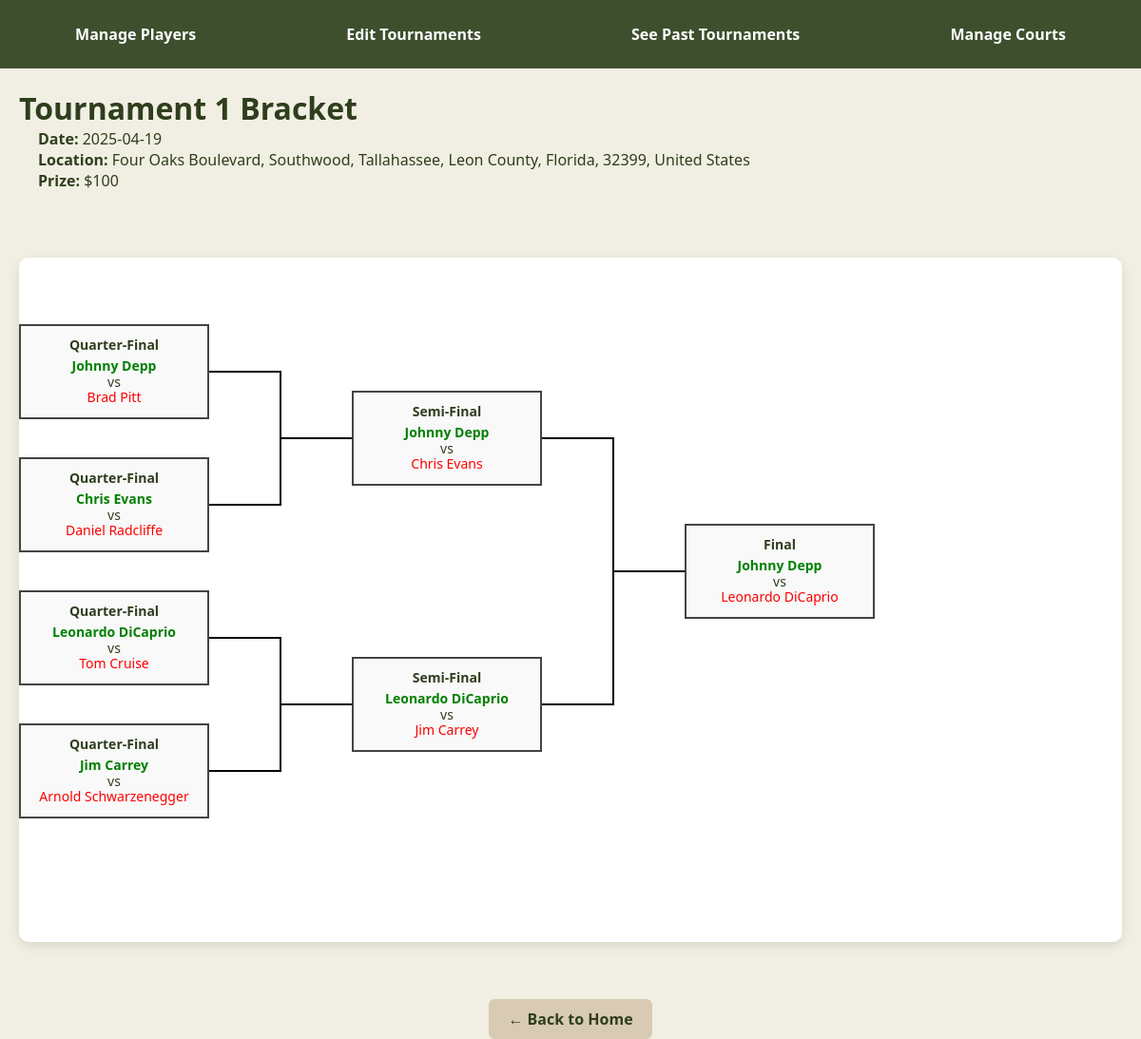
/edit_bracket_done/1, run on the app's committed database.
### tables this page shows
CREATE TABLE TOURNAMENT (
    T_ID INTEGER PRIMARY KEY,
    Date TEXT NOT NULL,
    Type TEXT,
    Prize INTEGER,
    C_ID INTEGER,
    Status TEXT DEFAULT 'active',
    FOREIGN KEY (C_ID) REFERENCES COURT_PARK(C_ID)
);

CREATE TABLE COURT_PARK (
    C_ID INTEGER PRIMARY KEY,
    Name TEXT NOT NULL,
    Address TEXT NOT NULL,
    Open_Time TEXT,
    Latitude REAL,
    Longitude REAL
);

CREATE TABLE PLAYER (
    P_ID INTEGER PRIMARY KEY,
    Name TEXT NOT NULL,
    Age INTEGER,
    Gender TEXT,
    T_ID INTEGER,
    FOREIGN KEY (T_ID) REFERENCES TOURNAMENT(T_ID)
);

### app.py (the view)
@app.route('/edit_bracket_done/<int:tournament_id>')
def edit_bracket_done(tournament_id):
    import math
    conn = get_db_connection()
    cursor = conn.cursor()
    tournament = conn.execute("""
        SELECT T.*, C.Address
        FROM TOURNAMENT T
        JOIN COURT_PARK C ON T.C_ID = C.C_ID
        WHERE T.T_ID = ?
    """, (tournament_id,)).fetchone()
    is_doubles = tournament["Type"][-1] == "D"
    pg_rows = conn.execute("SELECT DISTINCT P_ID FROM PLAYER_GAME WHERE T_ID = ?", (tournament_id,)).fetchall()
    player_ids = [row['P_ID'] for row in pg_rows]
    if player_ids:
        placeholders = ','.join('?' * len(player_ids))
        query = f"SELECT P_ID, Name FROM PLAYER WHERE P_ID IN ({placeholders})"
        player_rows = conn.execute(query, player_ids).fetchall()
        pid_to_name = {row['P_ID']: row['Name'] for row in player_rows}
    else:
        pid_to_name = {}
    games = conn.execute("SELECT * FROM GAME WHERE T_ID = ?", (tournament_id,)).fetchall()
    game_map = {game['G_ID']: dict(game) for game in games}
    pg_rows = conn.execute("SELECT P_ID, G_ID FROM PLAYER_GAME WHERE T_ID = ?", (tournament_id,)).fetchall()
    player_game = {}
    for row in pg_rows:
        player_game.setdefault(row['G_ID'], []).append(row['P_ID'])
    gc_rows = conn.execute("SELECT * FROM GAME_COURT WHERE T_ID = ?", (tournament_id,)).fetchall()
    court_map = {row['G_ID']: row['COURT_NUM'] for row in gc_rows}
    total_players = len(player_ids)
    row = conn.execute("SELECT MAX(Round) as max_round FROM GAME WHERE T_ID = ?", (tournament_id,)).fetchone()
    num_rounds = row["max_round"] if row and row["max_round"] else 1
    bracket_size = 2 ** num_rounds
    bracket_by_round = {}
    def resolve_name(pid, is_first_round):
        return pid_to_name.get(pid, "BYE" if is_first_round else "TBD")
    for g_id, game in game_map.items():
        round_num = game['Round']
        result_pid = game.get('Result')
        p_ids = player_game.get(g_id, [])
        winner = None
        if is_doubles:
            team1 = [resolve_name(pid, round_num == 1) for pid in p_ids[:2]]
            team2 = [resolve_name(pid, round_num == 1) for pid in p_ids[2:]]
            player1 = " & ".join(team1) if team1 else ("BYE" if round_num == 1 else "TBD")
            player2 = " & ".join(team2) if team2 else ("BYE" if round_num == 1 else "TBD")
            if result_pid in p_ids[:2]:
                winner = player1
            elif result_pid in p_ids[2:]:
                winner = player2
        else:
            player1 = resolve_name(p_ids[0], round_num == 1) if len(p_ids) > 0 else ("BYE" if round_num == 1 else "TBD")
            player2 = resolve_name(p_ids[1], round_num == 1) if len(p_ids) > 1 else ("BYE" if round_num == 1 else "TBD")
            winner = pid_to_name.get(result_pid)
        bracket_by_round.setdefault(round_num - 1, []).append({
            'player1': player1,
            'player2': player2,
            'time': game['Time'],
            'court': court_map.get(g_id),
            'g_id': g_id,
            'winner': winner
        })
    conn.close()
    return render_template(
        'edit_bracket_done.html',
        tournament=tournament,
        bracket_by_round=bracket_by_round,
        bracket_size=bracket_size,
        num_rounds=num_rounds,
        is_doubles=is_doubles
    )

### app.py (called while the page is built)
def get_db_connection():
    conn = sqlite3.connect(DATABASE)
    conn.row_factory = sqlite3.Row
    return conn

### templates/edit_bracket_done.html (shortened to what this page needs)
<!DOCTYPE html>
<html>
<head>
</head>
<body>
<div class="top-nav">
    <a href="{{ url_for('manage_players') }}">Manage Players</a>
    <a href="{{ url_for('edit_tournaments') }}">Edit Tournaments</a>
    <a href="{{ url_for('past_tournaments') }}">See Past Tournaments</a>
    <a href="{{ url_for('manage_courts') }}">Manage Courts</a>
</div>
<div class="bracket-header">
    <div>
        <h1>Tournament {{ tournament['T_ID'] }} Bracket</h1>
        <div class="info-box">
            <strong>Date:</strong> {{ tournament['Date'] }}<br>
            <strong>Location:</strong> {{ tournament['Address'] }}<br>
            <strong>Prize:</strong> ${{ tournament['Prize'] }}
        </div>
    </div>
</div>
<div style="overflow-x: auto; width: 100%;">
    <div id="bracket-container">
    {% set spacing_x = 350 %}
    {% set box_height = 140 %}
    {% set rounds = num_rounds %}
    {% macro colorize_player(name, winner) %}
        {% set norm = name|lower|replace(' ', '') %}
        {% set winner_norm = winner|lower|replace(' ', '') %}
        {% if norm == winner_norm %}
            <span class="winner">{{ name }}</span>
        {% elif name and winner %}
            <span class="loser">{{ name }}</span>
        {% else %}
            {{ name or 'TBD' }}
        {% endif %}
    {% endmacro %}
    {% for round in range(rounds) %}
        {% set match_count = bracket_size // (2 ** (round + 1)) %}
        {% set vertical_spacing = (2 ** round) * box_height %}
        {% set x = spacing_x * round %}
        {% for match in range(match_count) %}
            {% set y = (vertical_spacing * match) + vertical_spacing // 2 %}
            {% set game = bracket_by_round[round][match] if round in bracket_by_round and match < bracket_by_round[round]|length else None %}
            {% if game %}
                {% set p1 = game['player1'] %}
                {% set p2 = game['player2'] %}
                {% set winner = game['winner'] %}
                {% set time = game['time'] if game['time'] else 'Not set' %}
                {% set court = 'Court ' ~ game['court'] if game['court'] else 'TBD' %}
                {% set g_id = game['g_id'] %}
                {% set popup = "Game ID: " ~ g_id ~ "<br>Players: " ~ (p1 or 'TBD') ~ " vs " ~ (p2 or 'TBD') ~ "<br>Time: " ~ time ~ "<br>Court: " ~ court %}
            {% endif %}
            <div class="match-box"
                 style="left: {{ x }}px; top: {{ y }}px;"
                 data-tooltip="{{ popup|safe }}"
                 data-round="{{ round }}"
                 data-match="{{ match }}">
                <div class="round-label">
                    {% if round == rounds - 1 %}
                        Final
                    {% elif round == rounds - 2 %}
                        Semi-Final
                    {% elif round == rounds - 3 %}
                        Quarter-Final
                    {% else %}
                        Round of {{ bracket_size // (2 ** round) }}
                    {% endif %}
                </div>
                {% if game %}
                    <div>{{ colorize_player(p1, winner) }}</div>
                    <div>vs</div>
                    <div>{{ colorize_player(p2, winner) }}</div>
                {% else %}
                    TBD<br>vs<br>TBD
                {% endif %}
            </div>
        {% endfor %}
    {% endfor %}
    <svg id="connection-lines"
     style="position: absolute; top: 0; left: 0; pointer-events: none; z-index: 0;"></svg>
    </div>
</div>
<div style="text-align: center; margin-top: 30px;">
    <a href="{{ url_for('index') }}" class="back-link">← Back to Home</a>
</div>
</body>
</html>

### data on the page
TOURNAMENT: T_ID "1", Date "2025-04-19", Prize "100"
COURT_PARK: Address "Four Oaks Boulevard, Southwood, Tallahassee, Leon County, Florida, 32399, United States"
PLAYER: Name "Johnny Depp" "Johnny Depp" "Johnny Depp"
PLAYER: Name "Brad Pitt"
PLAYER: Name "Chris Evans", Name "Chris Evans"
PLAYER: Name "Daniel Radcliffe"
PLAYER: Name "Leonardo DiCaprio" "Leonardo DiCaprio", Name "Leonardo DiCaprio"
PLAYER: Name "Tom Cruise"
PLAYER: Name "Jim Carrey", Name "Jim Carrey"
PLAYER: Name "Arnold Schwarzenegger"
